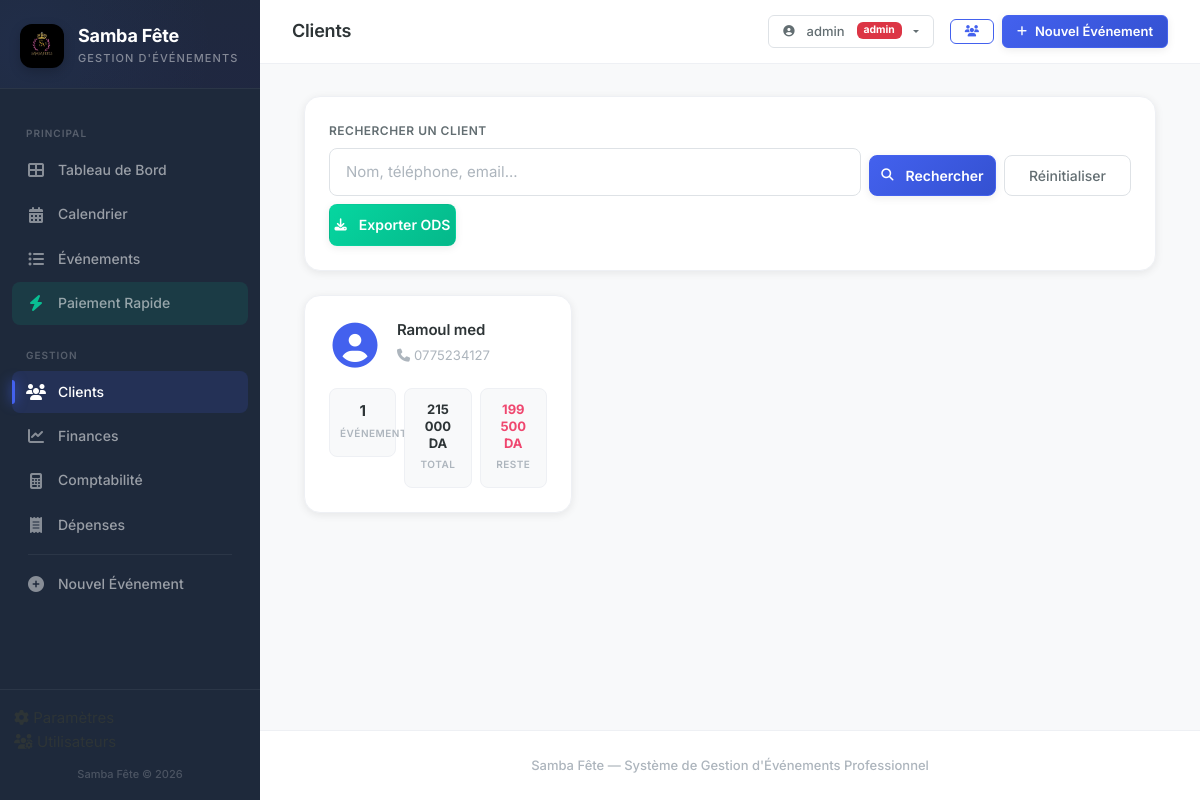
The page /clients (signed in) on the database its author committed.
### tables this page shows
CREATE TABLE users (
                id INTEGER PRIMARY KEY AUTOINCREMENT,
                username TEXT UNIQUE NOT NULL,
                password_hash TEXT NOT NULL,
                role TEXT NOT NULL DEFAULT 'manager',
                is_active INTEGER DEFAULT 1,
                created_at TEXT DEFAULT (datetime('now','localtime'))
            );

CREATE TABLE clients (
            id INTEGER PRIMARY KEY AUTOINCREMENT,
            name TEXT NOT NULL,
            phone TEXT NOT NULL,
            phone2 TEXT,
            email TEXT,
            address TEXT,
            created_at TEXT DEFAULT (datetime('now','localtime'))
        );

### app.py (the view)
@app.route("/clients")
@login_required
def client_list():
    db = get_db_connection()
    search = request.args.get("q", "").strip()
    query = (
        "SELECT c.*, "
        "(SELECT COUNT(*) FROM events WHERE client_id=c.id) as event_count, "
        "(SELECT COALESCE(SUM(CASE WHEN p.is_refunded=0 THEN p.amount ELSE 0 END),0) FROM payments p JOIN events e ON p.event_id=e.id WHERE e.client_id=c.id) as total_paid, "
        "(SELECT COALESCE(SUM(e.total_amount),0) FROM events e WHERE e.client_id=c.id) as total_owed "
        "FROM clients c WHERE 1=1"
    )
    params = []
    if search:
        query += " AND (c.name LIKE ? OR c.phone LIKE ? OR c.email LIKE ?)"
        params.extend([f"%{search}%", f"%{search}%", f"%{search}%"])
    query += " ORDER BY c.created_at DESC"
    clients = db.execute(query, params).fetchall()
    return render_template("client_list.html", clients=clients, search=search)

### app.py (called while the page is built)
@login_manager.user_loader
def load_user(user_id):
    return get_user_by_id(user_id)

@app.teardown_appcontext
def close_db_connection(exception):
    db = getattr(g, "_database", None)
    if db is not None:
        db.close()

def get_db_connection():
    db = getattr(g, "_database", None)
    if db is None:
        db = g._database = get_db()
    return db

def format_da(amount):
    try:
        return f"{float(amount):,.0f} DA".replace(",", " ")
    except (ValueError, TypeError):
        return "0 DA"

@app.context_processor
def inject_year():
    return {"current_year": datetime.now().year}

### models.py (called while the page is built, shortened)
def is_postgres():
    return DATABASE_URL.startswith("postgresql://")

def get_db():
    if is_postgres():
        conn = psycopg2.connect(DATABASE_URL)
        conn.autocommit = True
        return DB(conn, True)
    else:
        import sqlite3
        db_path = os.path.join(
            os.path.dirname(os.path.abspath(__file__)), "samba_fete.db"
        )
        conn = sqlite3.connect(db_path, timeout=10)
        conn.row_factory = sqlite3.Row
        conn.execute("PRAGMA foreign_keys = ON")
        return DB(conn, False)

def get_user_by_id(user_id):
    db = get_db()
    row = db.execute("SELECT * FROM users WHERE id=?", (user_id,)).fetchone()
    db.close()
    if row:
        return User(
            row["id"],
            row["username"],
            row["password_hash"],
            row["role"],
            row["is_active"],
        )
    return None

    @property
    def is_authenticated(self):
        return True

    def execute(self, sql, params=None):
        if self.is_pg:
            sql = sql.replace("?", "%s")
        cur = self.conn.cursor()
        if params:
            cur.execute(sql, params)
        else:
            cur.execute(sql)
        self._cur = cur
        return self

    def fetchone(self):
        row = self._cur.fetchone()
        if row is None:
            return None
        if self.is_pg:
            return dict(zip([col[0] for col in self._cur.description], row))
        else:
            return dict(row)

    def fetchall(self):
        rows = self._cur.fetchall()
        if self.is_pg:
            columns = [col[0] for col in self._cur.description]
            return [dict(zip(columns, row)) for row in rows]
        else:
            return [dict(row) for row in rows]

    def close(self):
        self.conn.close()

### templates/client_list.html (shortened to what this page needs)
{% extends "base.html" %}
{% block page_title %}Clients{% endblock %}
{% block content %}
<div class="container-fluid">
    <div class="card-custom mb-4">
        <div class="card-body-custom">
            <form method="GET" class="row g-2 align-items-end">
                <div class="col-md-8">
                    <label class="form-label-elegant">Rechercher un client</label>
                    <input type="text" name="q" class="form-input-elegant"
                           placeholder="Nom, téléphone, email..." value="{{ search }}">
                </div>
                <div class="col-md-2">
                    <button type="submit" class="btn btn-primary w-100">
                        <i class="fas fa-search me-1"></i> Rechercher
                    </button>
                </div>
                <div class="col-md-2">
                    <a href="{{ url_for('client_list') }}" class="btn btn-outline-secondary w-100">
                        Réinitialiser
                    </a>
                </div>
                <div class="col-md-2">
                    <a href="{{ url_for('export_clients', q=search) }}" class="btn btn-success w-100">
                        <i class="fas fa-download me-1"></i> Exporter ODS
                    </a>
                </div>
            </form>
        </div>
    </div>
    {% if clients %}
    <div class="row g-4">
        {% for c in clients %}
        <div class="col-md-6 col-lg-4">
            <a href="{{ url_for('client_detail', client_id=c.id) }}" class="text-decoration-none">
                <div class="card-custom client-card h-100">
                    <div class="card-body-custom">
                        <div class="d-flex align-items-start mb-3">
                            <div class="client-avatar me-3">
                                <i class="fas fa-user-circle fa-3x" style="color: var(--primary);"></i>
                            </div>
                            <div class="flex-grow-1">
                                <h5 class="mb-1" style="color: var(--text); font-weight: 600;">{{ c.name }}</h5>
                                <small class="text-muted">
                                    <i class="fas fa-phone me-1"></i>{{ c.phone }}
                                </small>
                            </div>
                        </div>
                        <div class="row g-2 text-center">
                            <div class="col-4">
                                <div class="stat-mini">
                                    <span class="stat-mini-value">{{ c.event_count }}</span>
                                    <span class="stat-mini-label">Événements</span>
                                </div>
                            </div>
                            <div class="col-4">
                                <div class="stat-mini">
                                    <span class="stat-mini-value" style="font-size: 0.8125rem;">{{ c.total_owed | format_da }}</span>
                                    <span class="stat-mini-label">Total</span>
                                </div>
                            </div>
                            <div class="col-4">
                                <div class="stat-mini">
                                    {% set remaining = c.total_owed - c.total_paid %}
                                    <span class="stat-mini-value {% if remaining > 0 %}text-danger{% else %}text-success{% endif %}" style="font-size: 0.8125rem;">
                                        {{ remaining | format_da }}
                                    </span>
                                    <span class="stat-mini-label">Reste</span>
                                </div>
                            </div>
                        </div>
                    </div>
                </div>
            </a>
        </div>
        {% endfor %}
    </div>
    {% endif %}
</div>
{% endblock %}

### templates/base.html (shortened to what this page needs)
<!DOCTYPE html>
<html lang="fr">
<head>
    <link href="https://cdn.jsdelivr.net/npm/bootstrap@5.3.3/dist/css/bootstrap.min.css" rel="stylesheet">
    <link href="https://cdnjs.cloudflare.com/ajax/libs/font-awesome/6.5.1/css/all.min.css" rel="stylesheet">
    <link href="{{ url_for('static', filename='css/style.css') }}" rel="stylesheet">
</head>
<body>
    <nav id="sidebar" class="sidebar">
        <div class="sidebar-header">
            <div class="logo-icon">
                <img src="{{ url_for('static', filename='img/logo.jpg') }}" alt="Samba Fête">
            </div>
            <div class="sidebar-brand">
                <div class="brand-name">Samba Fête</div>
                <div class="brand-tagline">Gestion d'Événements</div>
            </div>
        </div>
        <ul class="sidebar-nav">
            <li class="nav-section-title">Principal</li>
            <li class="nav-item">
                <a href="{{ url_for('index') }}" class="nav-link {% if request.endpoint == 'index' %}active{% endif %}">
                    <i class="fas fa-th-large"></i> <span>Tableau de Bord</span>
                </a>
            </li>
            <li class="nav-item">
                <a href="{{ url_for('calendar_view') }}" class="nav-link {% if request.endpoint == 'calendar_view' %}active{% endif %}">
                    <i class="fas fa-calendar-alt"></i> <span>Calendrier</span>
                </a>
            </li>
            <li class="nav-item">
                <a href="{{ url_for('event_list') }}" class="nav-link {% if request.endpoint == 'event_list' %}active{% endif %}">
                    <i class="fas fa-list-ul"></i> <span>Événements</span>
                </a>
            </li>
            <li class="nav-item">
                <a href="{{ url_for('quick_payment') }}" class="nav-link {% if request.endpoint == 'quick_payment' %}active{% endif %}" style="background: rgba(6, 214, 160, 0.1);">
                    <i class="fas fa-bolt" style="color: var(--success);"></i> <span>Paiement Rapide</span>
                </a>
            </li>
            <li class="nav-section-title">Gestion</li>
            <li class="nav-item">
                <a href="{{ url_for('client_list') }}" class="nav-link {% if request.endpoint == 'client_list' or request.endpoint == 'client_detail' %}active{% endif %}">
                    <i class="fas fa-users"></i> <span>Clients</span>
                </a>
            </li>
            <li class="nav-item">
                <a href="{{ url_for('financials') }}" class="nav-link {% if request.endpoint == 'financials' %}active{% endif %}">
                    <i class="fas fa-chart-line"></i> <span>Finances</span>
                </a>
            </li>
            <li class="nav-item">
                <a href="{{ url_for('accounting') }}" class="nav-link {% if request.endpoint == 'accounting' %}active{% endif %}">
                    <i class="fas fa-calculator"></i> <span>Comptabilité</span>
                </a>
            </li>
            <li class="nav-item">
                <a href="{{ url_for('expenses') }}" class="nav-link {% if request.endpoint == 'expenses' %}active{% endif %}">
                    <i class="fas fa-receipt"></i> <span>Dépenses</span>
                </a>
            </li>
            <li class="sidebar-divider"></li>
            <li class="nav-item">
                <a href="{{ url_for('event_form') }}" class="nav-link {% if request.endpoint == 'event_form' %}active{% endif %}">
                    <i class="fas fa-plus-circle"></i> <span>Nouvel Événement</span>
                </a>
            </li>
        </ul>
        <div class="sidebar-footer">
            {% if current_user.is_authenticated %}
            <li class="nav-item" style="list-style: none;">
                <a href="{{ url_for('settings') }}" class="nav-link {% if request.endpoint == 'settings' %}active{% endif %}">
                    <i class="fas fa-cog"></i> <span>Paramètres</span>
                </a>
            </li>
            {% if current_user.role == 'admin' %}
            <li class="nav-item" style="list-style: none;">
                <a href="{{ url_for('users') }}" class="nav-link {% if request.endpoint == 'users' %}active{% endif %}">
                    <i class="fas fa-users-cog"></i> <span>Utilisateurs</span>
                </a>
            </li>
            {% endif %}
            {% endif %}
            <div class="sidebar-footer-text" style="margin-top: 12px;">Samba Fête &copy; {{ current_year }}</div>
        </div>
    </nav>
    <div class="main-content">
        <nav class="topbar">
            <div class="topbar-title">
                {% block page_title %}Tableau de Bord{% endblock %}
            </div>
            <div class="topbar-actions">
                {% if current_user.is_authenticated %}
                <div class="dropdown d-none d-sm-inline-block me-2">
                    <button class="btn btn-outline-secondary btn-sm dropdown-toggle" type="button" data-bs-toggle="dropdown">
                        <i class="fas fa-user-circle me-1"></i> {{ current_user.username }}
                        <span class="badge bg-{% if current_user.role == 'admin' %}danger{% else %}secondary{% endif %} ms-1" style="font-size: 0.65rem;">{{ current_user.role }}</span>
                    </button>
                </div>
                {% endif %}
                <a href="{{ url_for('client_list') }}" class="btn btn-outline-gold btn-sm" title="Clients">
                    <i class="fas fa-users"></i>
                </a>
                <a href="{{ url_for('event_form') }}" class="btn btn-primary btn-sm">
                    <i class="fas fa-plus"></i> <span class="d-none d-sm-inline">Nouvel Événement</span>
                </a>
            </div>
        </nav>
        <div class="page-content">
            {% block content %}{% endblock %}
        </div>
        <footer class="app-footer">
            Samba Fête &mdash; Système de Gestion d'Événements Professionnel
        </footer>
    </div>
</body>
</html>

### rows shown on the page
users: username "admin", role "admin"
clients: name "Ramoul med", phone "0775234127", event_count "1", total_owed "215 000 DA", remaining "199 500 DA"
